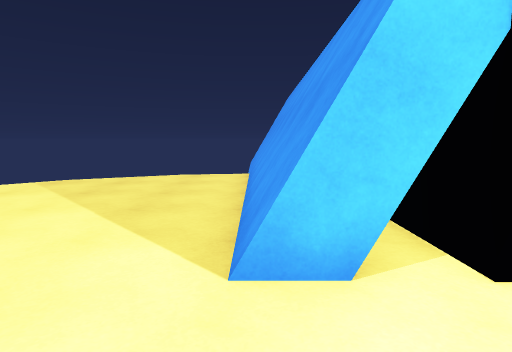
View 1 (above)

16 first-person views from a walk through a 3-D level made in the Unity game engine. The camera is 1.3 m above the floor, tilts 6° down and sees 75° across. The floor is counted in squares, 1 m on a side. Each view is taken from the middle of a square. On the plan, view 1 faces up. The plan holds only what a view shows up to about 14 squares ahead; the rest is blank. The place goes on beyond the plan. Surface patterns are stand-ins for the level's own textures.

View 2
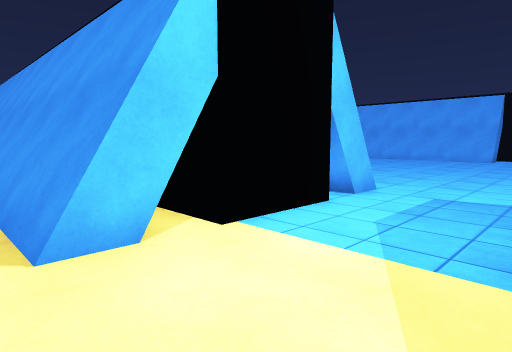

View 3
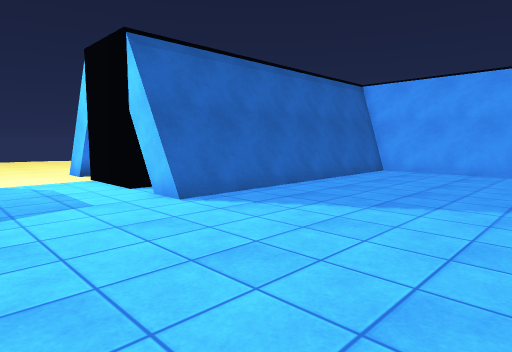

View 4
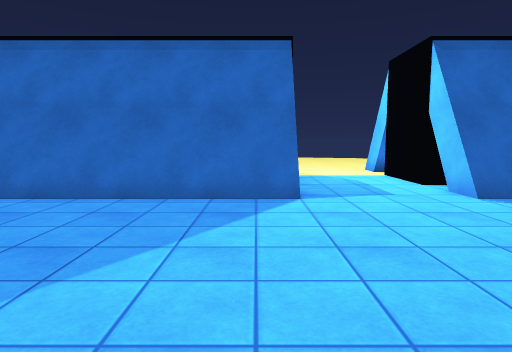

View 5
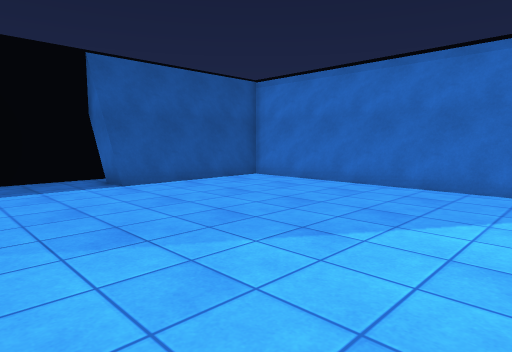

View 6
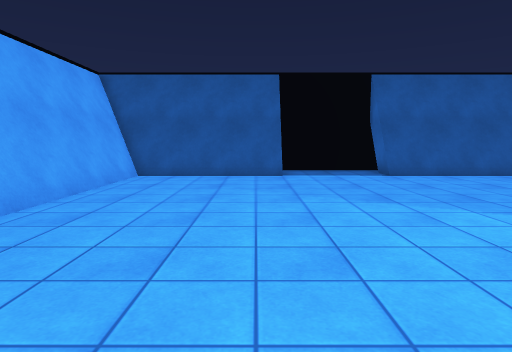

View 7
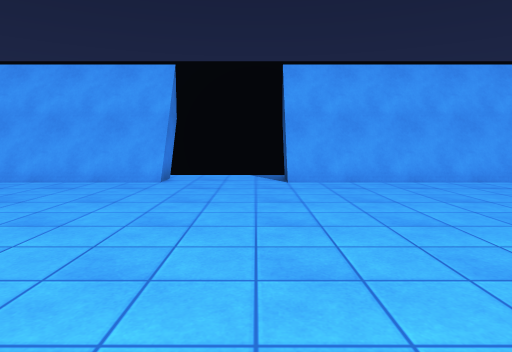

View 8
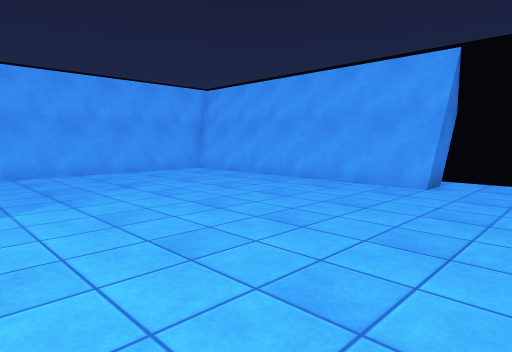

View 9
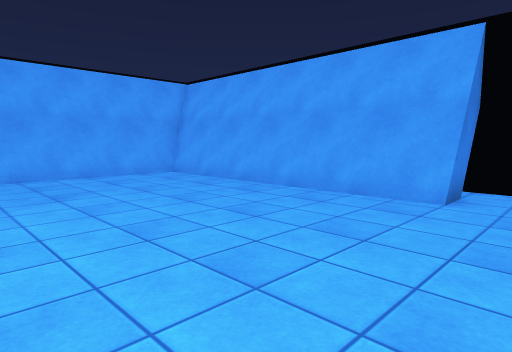

View 10
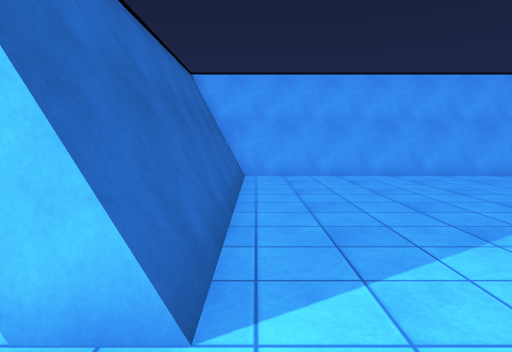

View 11
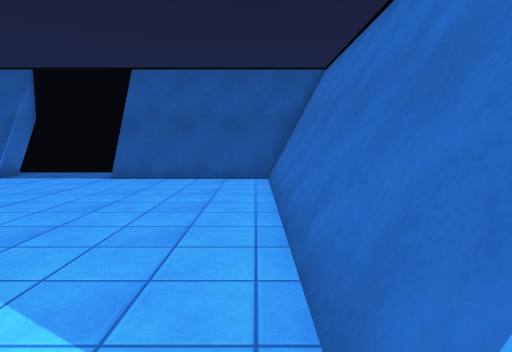

View 12
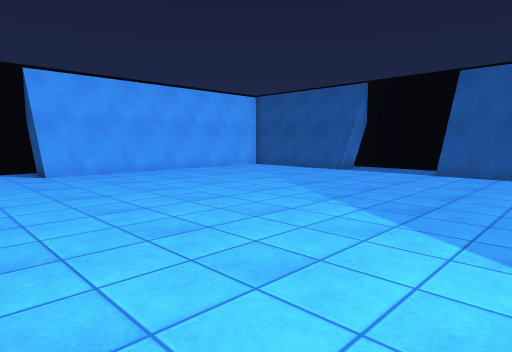

View 13
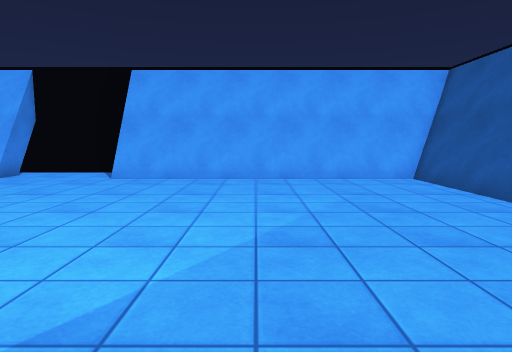

View 14
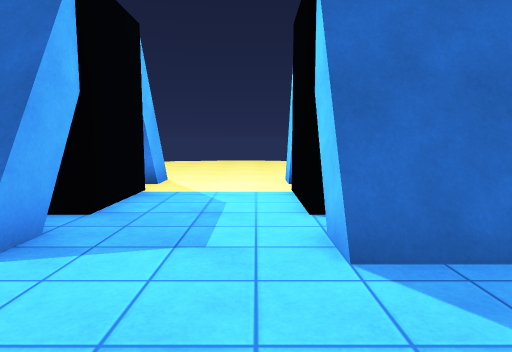

View 15
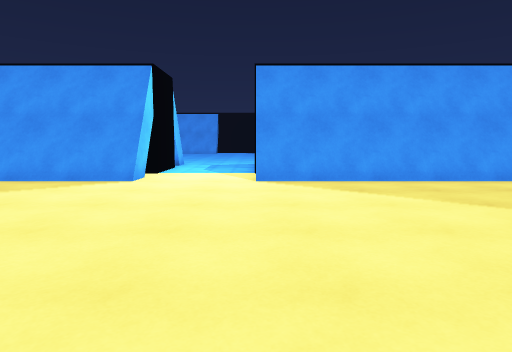

View 16
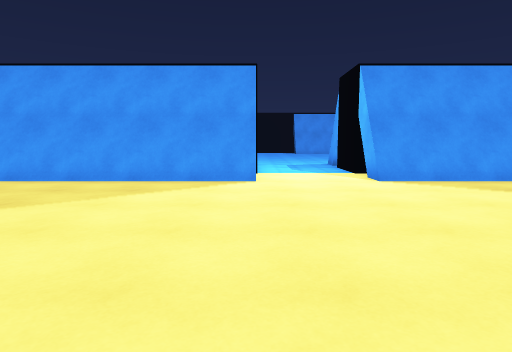

### Floor plan
Points are (right, up) in squares from view 1. A wall is a line through its corners. A room is listed if a view was taken in it or the views show most of it. See-through windows are left out.
Room 1 (views 1, 3, 4, 5, 6, 7, 8, 9, 10, 11, 12, 13, 14)
walls: (7.4, 3) (5.4, 3); (7, -1) (7, -11.9) (13, -11.9); (22.5, -1) (24.5, -1); (5.4, -1) (6.8, -1) (6.8, -12.4) (13, -12.4); (23.1, 2.9) (23.1, 12.9); (23.3, 2.9) (23.3, 12.6); (24.6, 3) (22.5, 3); (24.8, -1.2) (24.8, 0); (1.9, 3) (-0.1, 3); (13, -11.6) (13, -13.5); (16.9, -12.1) (23.3, -12.1); (17, -12.4) (23.3, -12.4) (23.3, -1); (0.3, -1) (1.9, -1); (7, 13.6) (7, 3); (6.8, 13.6) (6.8, 3); (17, -13.5) (17, -11.6); (12.5, -13.8) (14, -13.8); (6.8, -12.1) (13, -12.1); (21.9, 14) (7, 14); (21.9, 14.3) (6.6, 14.3); (23.1, -12.2) (23.1, -1)
low walls: (7.4, -1) (7.4, -11.6) (13, -11.6); (7.2, -1) (7.2, -11.9); (22.5, 3) (22.5, 10.4); (22.8, 2.9) (22.8, 13.1); (22.5, 10.5) (22.5, 11.4); (17, -11.6) (22.5, -11.6) (22.5, -1); (16.9, -11.9) (22.8, -11.9) (22.8, -1); (22.5, 11.5) (22.5, 12.4); (7.4, 13.4) (7.4, 3); (7.2, 13.6) (7.2, 3); (22.2, 13.6) (6.8, 13.6); (22.1, 13.9) (7, 13.9)
ways out: opening at (-0.3, 1) to room 2
Room 2 (views 2, 15, 16)
walls: (0.5, 2.9) (0.5, 11.9); (0.6, 2.9) (0.6, 12); (0.5, -9.9) (0.5, -1); (0.6, -9.9) (0.6, -1)
low walls: (-0.1, 3) (-0.1, 11.4); (0.1, 2.9) (0.1, 11.6); (0.3, 2.9) (0.3, 11.8); (-0.1, -9.4) (-0.1, -1); (0.1, -9.6) (0.1, -1); (0.3, -9.6) (0.3, -1)
ways out: opening at (-0.3, 1) to room 1

Where each view was taken, in squares from view 1:
view 1: 0 up, 0 right, facing up
view 2: 1 down, 1 left, facing up-right
view 3: 1 down, 14 right, facing up-left
view 4: 2 down, 15 right, facing left
view 5: 2 down, 17 right, facing down-left
view 6: 1 up, 18 right, facing down
view 7: 0 up, 12 right, facing right
view 8: 0 up, 13 right, facing up-right
view 9: 1 up, 15 right, facing up-right
view 10: 1 up, 8 right, facing up
view 11: 0 up, 8 right, facing down
view 12: 2 up, 9 right, facing down-right
view 13: 6 down, 11 right, facing right
view 14: 2 up, 11 right, facing left
view 15: 1 down, 11 left, facing right
view 16: 3 up, 11 left, facing right
